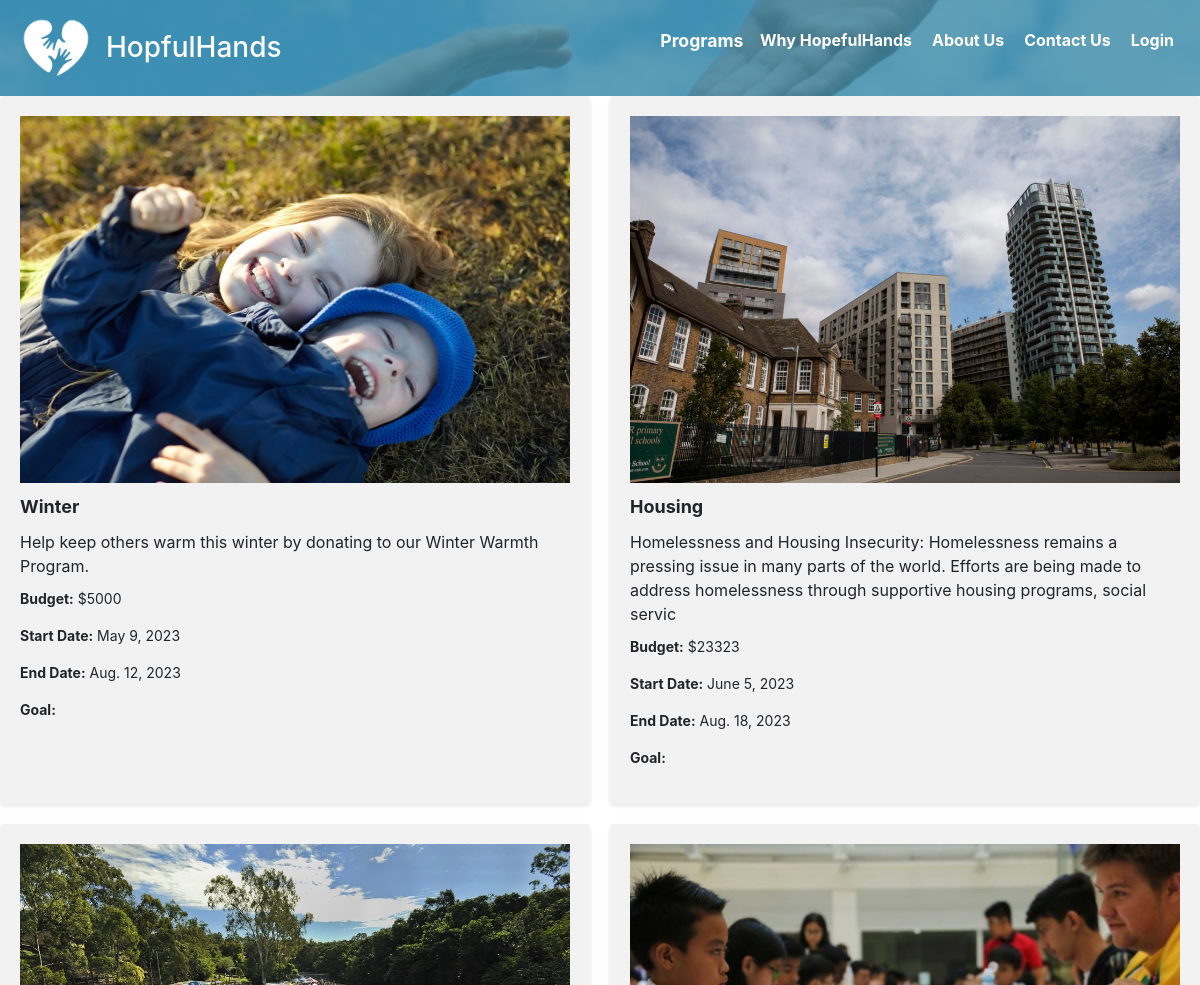
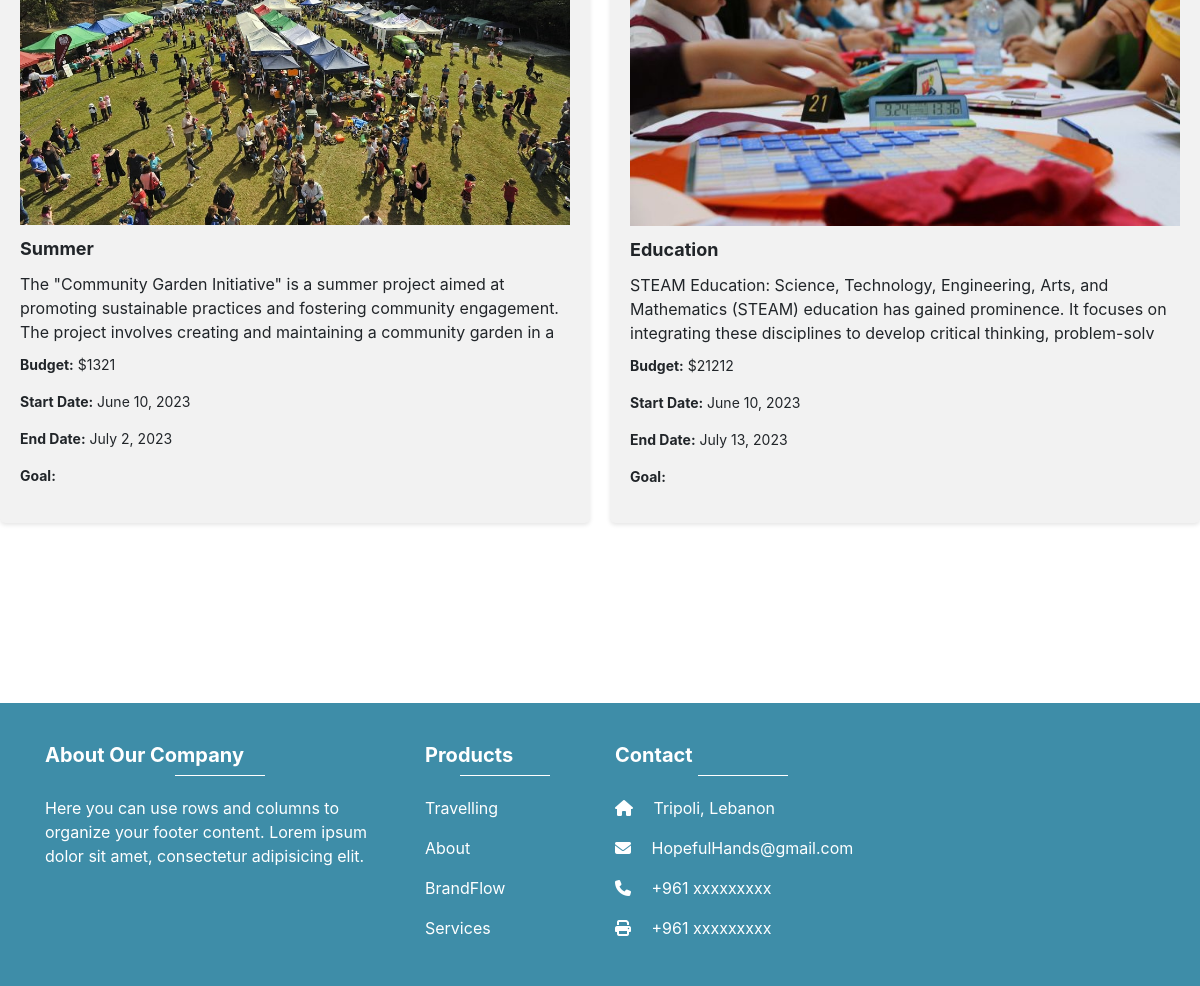
Screenshot of /programs/ with the database file from the repository (2 pictures, top to bottom).
### app1/models.py (models this page shows)
class Program(models.Model):
    program_name = models.CharField(max_length=40)
    program_description = models.CharField(max_length=200)
    program_image = models.ImageField(upload_to='images/')
    budget = models.IntegerField()
    start_date = models.DateField()
    end_date = models.DateField()

### app1/views.py (the view)
# urls.py: path('programs/', programs, name='programs'),
def programs(request):
    programs = Program.objects.all()
    context = {'programs': programs}
    return render(request, 'pages/programs.html', context)

### templates/pages/programs.html (shortened to what this page needs)
<!DOCTYPE html>
<html lang="en">
<head>
</head>
<body>
{% block content %}
  {% include 'components/navbar.html' %}
    {% include 'components/programInfo.html' %}
  {% include 'components/footer.html' %}
{% endblock %}
</body>
</html>

### templates/components/navbar.html (shortened to what this page needs)
  <nav class="navbar">
    <a href="/" class="logo" style="text-decoration: none; color: white;">
      {% load static %}
      <img src="{% static 'images/image.png' %}" alt="Logo">
      <h3>HopfulHands</h3>
    </a>
    <ul class="menu">
      <li>
        <a href="{% url 'programs' %}">Programs</a>
      </li>
      <li>
        <a href="#">Why HopefulHands</a>
      </li>
      <li>
        <a href="{% url 'about'  %}">About Us</a>
      </li>
      <li>
        <a href="{% url 'contact' %}">Contact Us</a>
      </li>
    <li>
      {% if not user.is_authenticated %}
      <a href="{% url 'login' %}">Login</a>
      {% else %}
      <a href="{% url 'logout' %}">Logout</a>
      {% endif %}
    </li>
    </ul>
  </nav>

### templates/components/programInfo.html (shortened to what this page needs)
<!DOCTYPE html>
<html>
<head>
</head>
<body>
<div class="program-container">
  {% for program in programs|slice:":4" %}
  <div class="program-card">
    <img class="program-image" src="{{ program.program_image.url }}" alt="Program Image">
    <div class="program-name">{{ program.program_name }}</div>
    <div class="program-description">{{ program.program_description }}</div>
    <div class="program-details">
      <p><strong>Budget:</strong> ${{ program.budget }}</p>
      <p><strong>Start Date:</strong> {{ program.start_date }}</p>
      <p><strong>End Date:</strong> {{ program.end_date }}</p>
      <p><strong>Goal:</strong> {{ program.goal }}</p>
    </div>
  </div>
  {% endfor %}
  </div>
</body>
</html>

### templates/components/footer.html (shortened to what this page needs)
<!DOCTYPE html>
<html>
<head>
  <link rel="stylesheet" href="https://maxcdn.bootstrapcdn.com/bootstrap/4.0.0/css/bootstrap.min.css">
</head>
<body>
  <div class="main"></div>
  <footer id="Footer">
    <div class="container">
      <div class="row">
        <div class="col-md-4">
          <h5>About Our Company</h5>
          <hr>
          <p>Here you can use rows and columns to organize your footer content. Lorem ipsum dolor sit amet, consectetur adipisicing elit.</p>
        </div>
        <div id="link10" class="col-md-2 col-lg-2 col-xl-2">
          <h5>Products</h5>
          <hr>
          <p>
            <a href="#!">Travelling</a>
          </p>
          <p>
            <a href="#!">About</a>
          </p>
          <p>
            <a href="#!">BrandFlow</a>
          </p>
          <p>
            <a href="#!">Services</a>
          </p>
        </div>
        <div class="col-md-4 col-lg-3 col-xl-3">
          <h5>Contact</h5>
          <hr>
          <p>
            <i class="fas fa-home mr-3"></i> Tripoli, Lebanon</p>
          <p>
            <i class="fas fa-envelope mr-3"></i> HopefulHands@gmail.com</p>
          <p>
            <i class="fas fa-phone mr-3"></i> +961 xxxxxxxxx</p>
          <p>
            <i class="fas fa-print mr-3"></i> +961 xxxxxxxxx</p>
        </div>
      </div>
    </div>
  </footer>
</body>
</html>

### templates/components/navbar.html (style rules this page uses)
body { margin: 0; padding: 0; font-family: Arial, sans-serif; }
.navbar { height: 6em; top: 0; left: 0; width: 100%; padding: 20px; display: flex; justify-content: space-between; align-items: center; background-color: rgba(62, 141, 168, 0.8); background-image: linear-gradient(rgba(62, 141, 168, 0.8), rgba(62, 141, 168, 0.8)), url('../static/images/back.jpg'); background-size: cover; background-position: center; z-index: 999; }
.logo { display: flex; align-items: center; color: white; }
.logo img { display: block; max-width: 80px; max-height: 80px; margin-right: 10px; }
.logo h3 { margin: 0; }
.menu { position: fixed; top: 0; left: 0; width: 100%; height: 100%; display: flex; flex-direction: column; align-items: flex-start; justify-content: center; z-index: 999; opacity: 0; pointer-events: none; transition: opacity 0.3s ease; background-color: rgba(0, 0, 0, 0.5); list-style: none; }
.menu li { margin-bottom: 20px; font-size:2em; }
.menu a { font-weight: bold; font-size: larger; color: white; padding: 10px 15px; display: block; transition: transform 0.2s ease-in-out; text-decoration: none; }
.menu a:hover, .menu a.active { color: white; transform: scale(1.1); }
@media screen and (min-width: 769px) { .navbar { justify-content: flex-start; } }
@media screen and (min-width: 769px) { .menu { position: static; width: auto; height: auto; flex-direction: row; justify-content: flex-end; opacity: 1; pointer-events: all; background-color: transparent; } }
@media screen and (min-width: 769px) { .menu li { margin-bottom: 0; } }
@media screen and (min-width: 769px) { .menu a { font-size: 16px; padding: 0 10px; } }

### templates/components/programInfo.html (style rules this page uses)
.program-card { width: calc(50% - 10px); margin-bottom: 20px; background-color: #f2f2f2; border-radius: 5px; padding: 20px; box-shadow: 0 2px 4px rgba(0, 0, 0, 0.1); transition: all 0.3s ease; }
.program-name { font-size: 18px; font-weight: bold; margin-bottom: 10px; }
.program-description { margin-bottom: 10px; }
.program-image { max-width: 100%; height: auto; margin-bottom: 10px; }
.program-details { font-size: 14px; }

### templates/components/footer.html (style rules this page uses)
.main { height: 20vh; overflow: hidden; }
#Footer { background-color: #3e8da8; color: #fff; padding-top: 40px; }
#Footer .container { padding-bottom: 30px; }
#Footer h5 { color: #fff; font-weight: bold; margin-top: 0; }
#Footer hr { border-top-color: #fff; width: 90px; margin-top: 0; margin-bottom: 20px; }
#Footer p { color: #fff; }
#Footer a { color: #fff; text-decoration: none; }

### rows the page displays
Program: program_image (picture), program_name "Winter", program_description "Help keep others warm this winter by donating to our Winter Warmth Program.", budget "5000", start_date "May 9, 2023", end_date "Aug. 12, 2023"
Program: program_image (picture), program_name "Housing", program_description "Homelessness and Housing Insecurity: Homelessness remains a pressing issue in many parts of the world. Efforts are being made to address homelessness through supportive housing programs, social servic", budget "23323", start_date "June 5, 2023", end_date "Aug. 18, 2023"
Program: program_image (picture), program_name "Summer", program_description "The \"Community Garden Initiative\" is a summer project aimed at promoting sustainable practices and fostering community engagement. The project involves creating and maintaining a community garden in a", budget "1321", start_date "June 10, 2023", end_date "July 2, 2023"
Program: program_image (picture), program_name "Education", program_description "STEAM Education: Science, Technology, Engineering, Arts, and Mathematics (STEAM) education has gained prominence. It focuses on integrating these disciplines to develop critical thinking, problem-solv", budget "21212", start_date "June 10, 2023", end_date "July 13, 2023"
